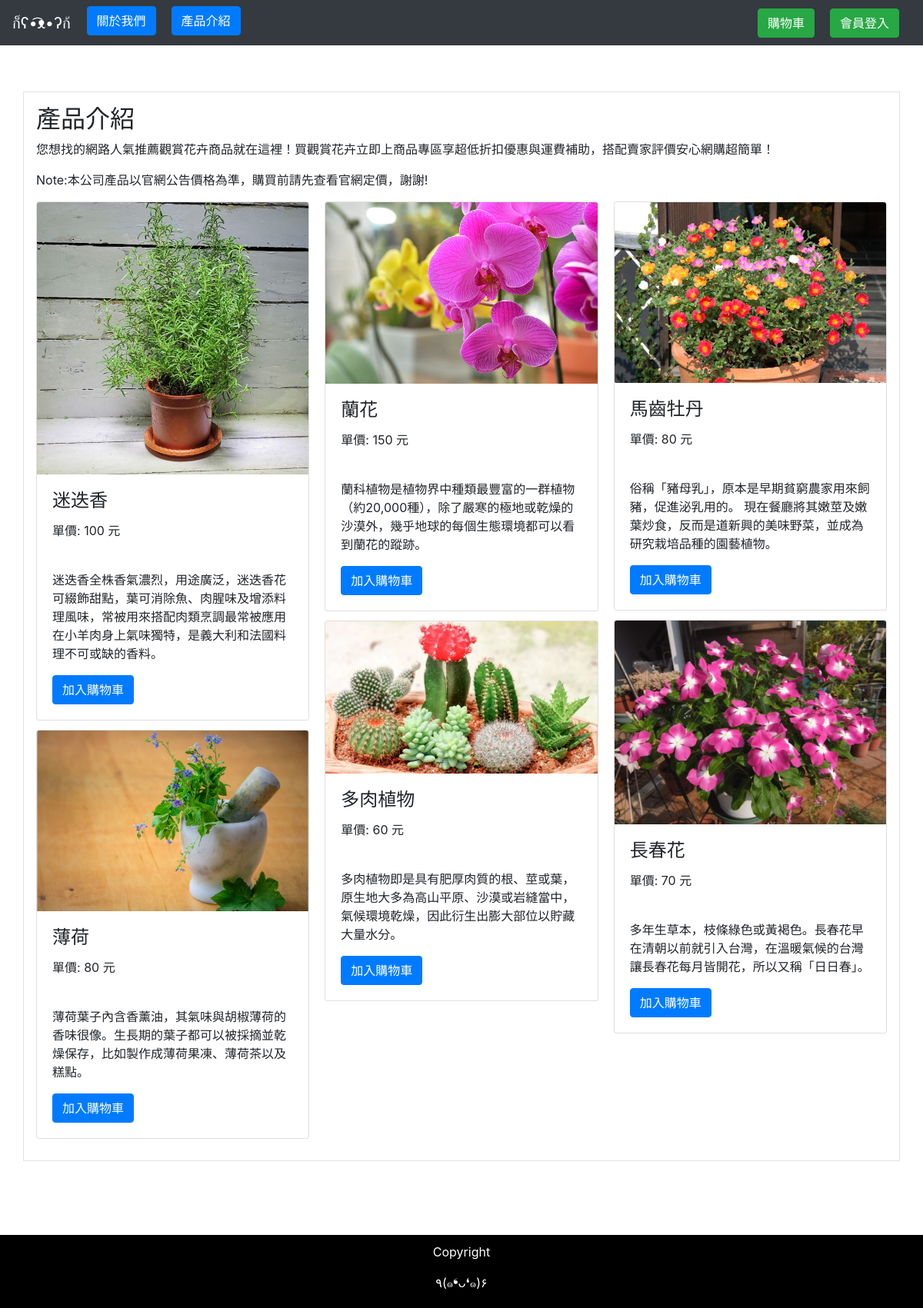
The page / on the database its author committed.
### Myweb/models.py (models this page shows, shortened)
class Product(models.Model):  #產品列表
    p_name = models.CharField(max_length=10,default='')
    p_price = models.IntegerField(default=0)
    p_image = models.CharField(max_length=100, default='')
    p_description = models.CharField(max_length=200, default='')
    class Meta:
        db_table = 'Product'

### Myweb/views.py (the view)
# urls.py: url(r'^$', product),
def product(request):   # 按'產品介紹'
    global cartlist
    if 'cartlist' in request.session:  # 若session中已有cartlist
        cartlist = request.session['cartlist']
    else:
        cartlist = []
    productall = models.Product.objects.all()
    cartnum = len(cartlist)
    if 'username' in request.session:   # 若username這個session存在
        status = 'login'   # 狀態為'login'，可順利加入購物車
    else:
        status = ''
    return render(request,'product.html',locals())

### templates/product.html (shortened to what this page needs)
{% extends 'base.html' %}
{% load static%}
{% block content %}
    <div class="container-xl p-3 my-3 border">
        <h2>產品介紹</h2>
        <p>您想找的網路人氣推薦觀賞花卉商品就在這裡！買觀賞花卉立即上商品專區享超低折扣優惠與運費補助，搭配賣家評價安心網購超簡單！</p>
        <p>Note:本公司產品以官網公告價格為準，購買前請先查看官網定價，謝謝!</p>
        <div class="card-columns">
            {% for product in productall %}
            <div class="card">
                <img class="card-img-top" src="/static/image/{{ product.p_image }}" alt="Card image" height="80%" style="width:100%">
                <div class="card-body">
                    <h4 class="card-title">{{ product.p_name }}</h4>
                    <p class="card-text"> 單價: {{ product.p_price }} 元</p>
                    <br>
                    <p class="card-text">{{ product.p_description }}</p>
                    {% if status == 'login' %}
                        <a href="/addcart/add/{{ product.id }}" class="btn btn-primary" onclick="alert('{{ product.p_name }} 已加入購物車')">加入購物車</a>
                    {% else %}
                        <a href="/login" class="btn btn-primary" onclick="alert('商品加入購物車前，前先登入會員，謝謝')">加入購物車</a>
                    {% endif %}
                </div>
                </div>
            {% endfor %}
        </div>
    </div>
{% endblock %}

### templates/base.html (shortened to what this page needs)
<!DOCTYPE html>
<html lang="en">
{% load static%}
<head>
    <link rel="stylesheet" href="{%static 'css/style.css'%}">
    <link rel="stylesheet" href="https://maxcdn.bootstrapcdn.com/bootstrap/4.5.2/css/bootstrap.min.css">
</head>
<body>
    <nav class="navbar navbar-expand-lg navbar-dark bg-dark">
        <a class="navbar-brand" href="javascript:void(0)">ก็ʕ•͡ᴥ•ʔก้</a>
        <div class="navbar-collapse collapse" id="navb" style="">
          <ul class="navbar-nav mr-auto">
            <li class="nav-item">
              <button class="btn btn-primary" onclick="location.href='/about/'" id="btn">關於我們</button>
            </li>
            <li class="nav-item">
              <button class="btn btn-primary" onclick="location.href='/product/'" id="btn">產品介紹</button>
            </li>
          </ul>
          <form class="form-inline my-2 my-lg-0">
            <button class="btn btn-success my-2 my-sm-0" type="button" onclick="location.href='/cart/'" id="btn">購物車</button>
          </form>
          <form class="form-inline my-2 my-lg-0">
            <button class="btn btn-success my-2 my-sm-0" type="button" onclick="location.href='/login/'" id="btn">會員登入</button>
          </form>
          </div>
      </nav>
      <br>
    <div style="padding: 20px;">
      {%  block content %} {% endblock %}
    </div>
<footer>
    <p>Copyright</p>
    <p>٩(๑❛ᴗ❛๑)۶</p>
</footer>
</body>
</html>

### static/css/style.css (style rules this page uses)
#btn { margin: 0px 15px 5px 5px; }
footer { background-color: black; color: white; text-align: center; padding: 10px 0px 5px; margin-top: 60px; }

### rows shown on the page
Product: p_image (picture), p_name "迷迭香", p_price "100", p_description "迷迭香全株香氣濃烈，用途廣泛，迷迭香花可綴飾甜點，葉可消除魚、肉腥味及增添料理風味，常被用來搭配肉類烹調最常被應用在小羊肉身上氣味獨特，是義大利和法國料理不可或缺的香料。"
Product: p_image (picture), p_name "薄荷", p_price "80", p_description "薄荷葉子內含香薰油，其氣味與胡椒薄荷的香味很像。生長期的葉子都可以被採摘並乾燥保存，比如製作成薄荷果凍、薄荷茶以及糕點。"
Product: p_image (picture), p_name "蘭花", p_price "150", p_description "蘭科植物是植物界中種類最豐富的一群植物（約20,000種），除了嚴寒的極地或乾燥的沙漠外，幾乎地球的每個生態環境都可以看到蘭花的蹤跡。"
Product: p_image (picture), p_name "多肉植物", p_price "60", p_description "多肉植物即是具有肥厚肉質的根、莖或葉，原生地大多為高山平原、沙漠或岩縫當中，氣候環境乾燥，因此衍生出膨大部位以貯藏大量水分。"
Product: p_image (picture), p_name "馬齒牡丹", p_price "80", p_description "俗稱「豬母乳」，原本是早期貧窮農家用來飼豬，促進泌乳用的。 現在餐廳將其嫩莖及嫩葉炒食，反而是道新興的美味野菜，並成為研究栽培品種的園藝植物。"
Product: p_image (picture), p_name "長春花", p_price "70", p_description "多年生草本，枝條綠色或黃褐色。長春花早在清朝以前就引入台灣，在溫暖氣候的台灣讓長春花每月皆開花，所以又稱「日日春」。"
